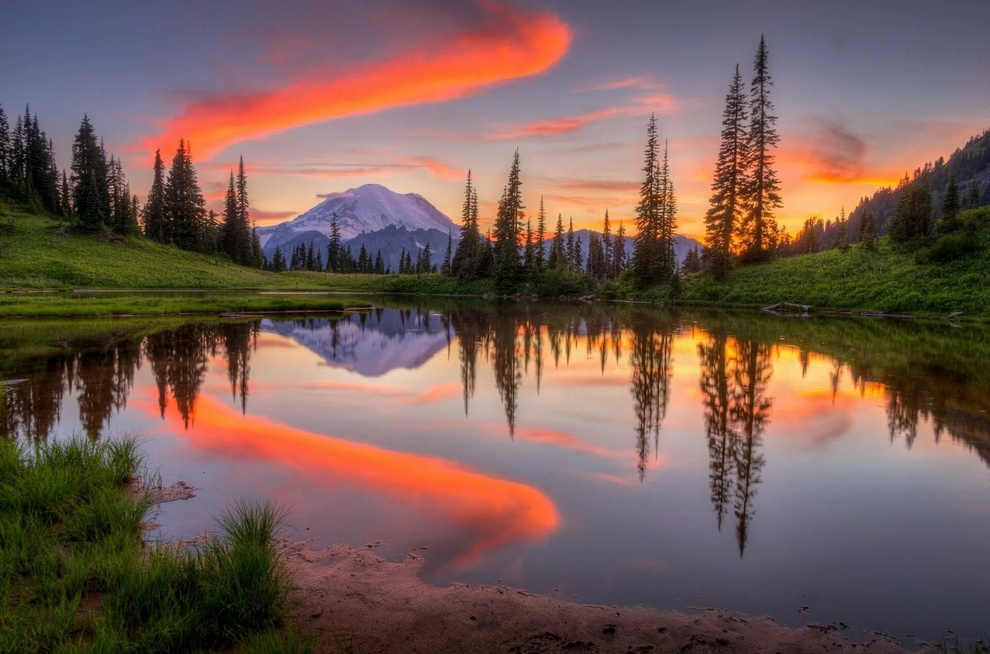
#> input picture vvvv/T3_3/1.jpg, 990 x 654 px, shrunk from 1920 x 1268 before the run
$ python T3_33.py
#> lines starting #> are read from the running program, lines starting #| are printed output that depends on the picture
from PIL import Image

image1 = Image.open('1.jpg')
#> image1 is the input picture: PIL image 990x654 RGB; mean R, G, B 117.2, 91.6, 83.4
width_image1 = image1.width
#> width_image1 = 990
height_image1 = image1.height
#> height_image1 = 654
new_image1 = image1.crop((0,0,height_image1,height_image1))
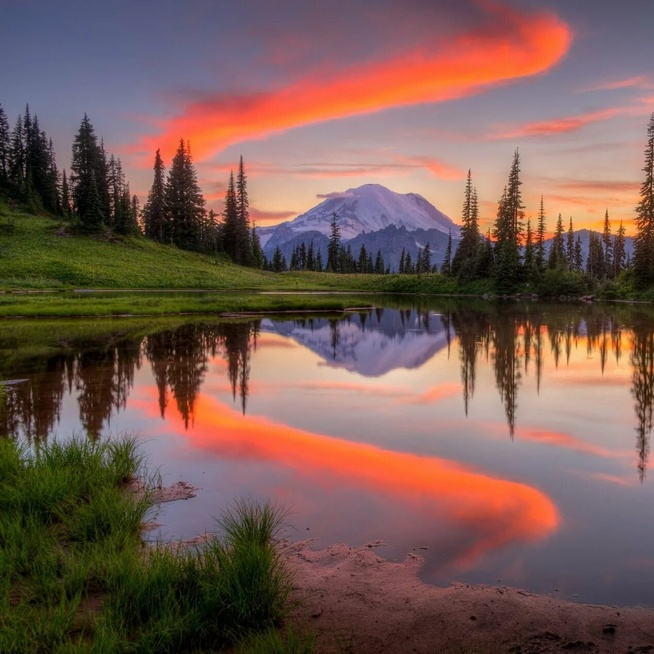
#> new_image1: PIL image 654x654 RGB; mean R, G, B 119.4, 90.8, 83.1
new_image1.save("new_1.jpg")
image1.close()
new_image1.close()

image2 = Image.open('22.jpg')
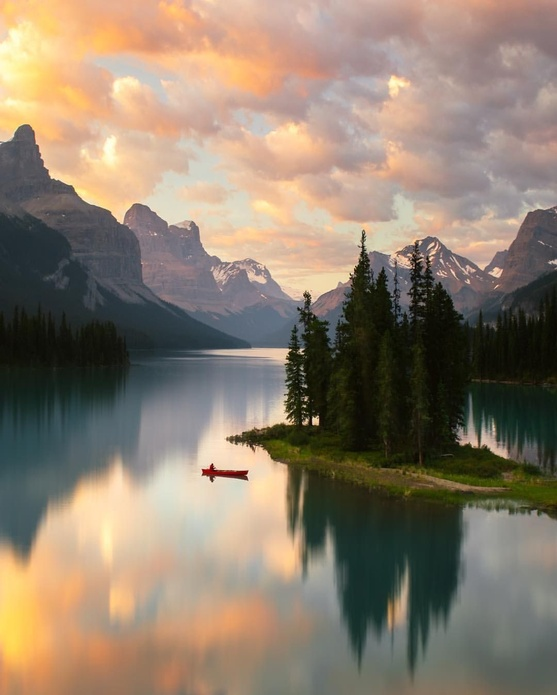
#> input picture vvvv/T3_3/22.jpg, 557 x 695 px, shrunk from 1080 x 1349 before the run
#> image2 is the input picture: PIL image 557x695 RGB; mean R, G, B 141.1, 126.5, 109.6
width_image2 = image2.width
#> width_image2 = 557
height_image2 = image2.height
#> height_image2 = 695
new_image2 = image2.crop((0,0,width_image2, width_image2))
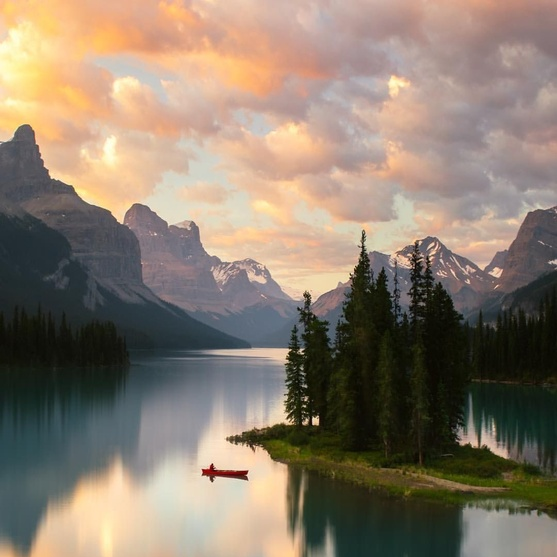
#> new_image2: PIL image 557x557 RGB; mean R, G, B 139, 125, 109.7
new_image2.save("new_22.jpg")
image2.close()
new_image2.close()

image3 = Image.open('333.jpg')
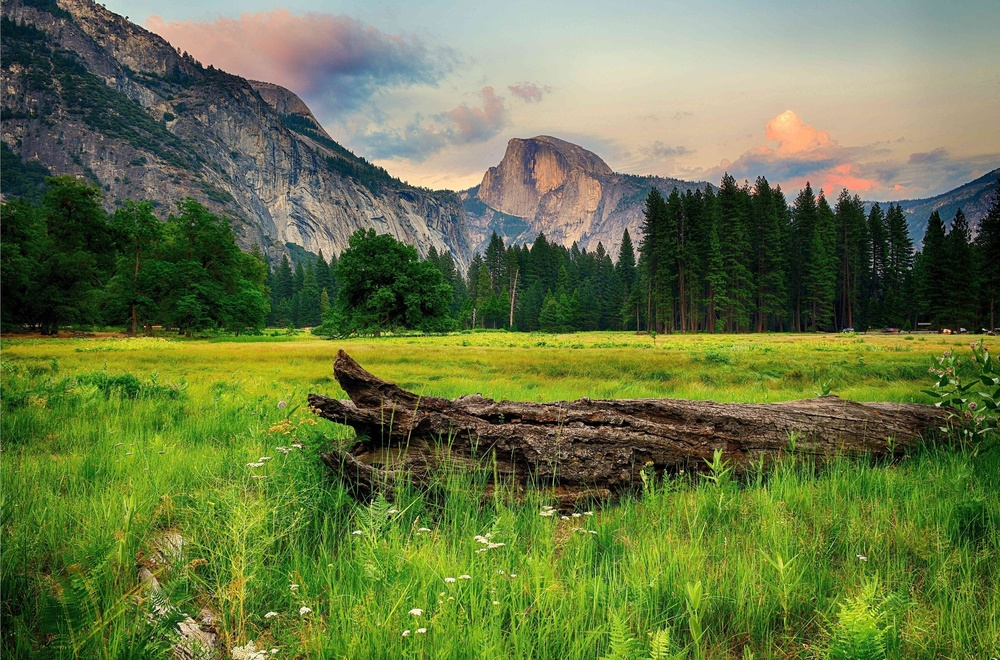
#> input picture vvvv/T3_3/333.jpg, 1000 x 660 px, shrunk from 1940 x 1280 before the run
#> image3 is the input picture: PIL image 1000x660 RGB; mean R, G, B 103.4, 118.1, 69.5
width_image3 = image3.width
#> width_image3 = 1000
height_image3 = image3.height
#> height_image3 = 660
new_image3 = image3.crop((0,0,height_image3, height_image3))
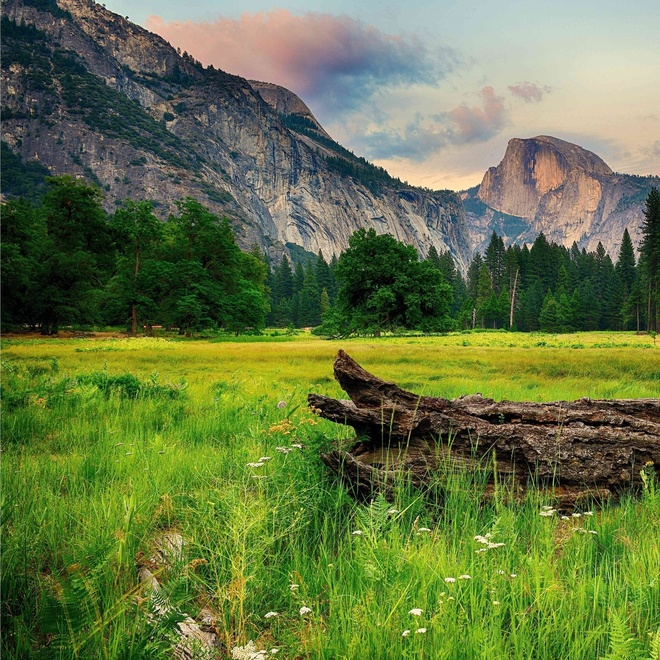
#> new_image3: PIL image 660x660 RGB; mean R, G, B 101.7, 118.1, 68.7
new_image3.save("new_333.jpg")
image1.close()
new_image3.close()
